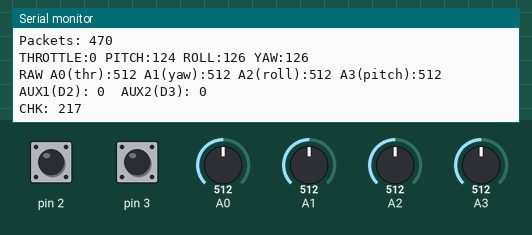
The sketch below on a simulated Arduino Uno, built with avr-gcc and run on an emulated ATmega328P. Parts: the last lines printed to the serial monitor. Inputs (shaded band) come from the test bench; at power-on: A0 = 512, A1 = 512, A2 = 512, A3 = 512, pin 2 HIGH, pin 3 HIGH. No radio packets arrive unless stated.

Above: at 1.2 s.
1.3 s: A0 set to 490
At 1.84 s:
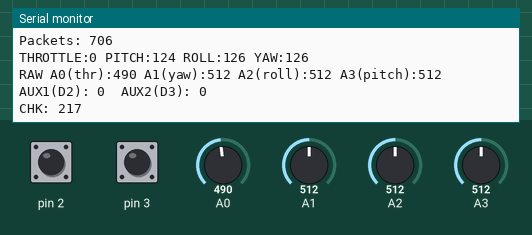
2.8 s: A1 set to 490
At 3.37 s:
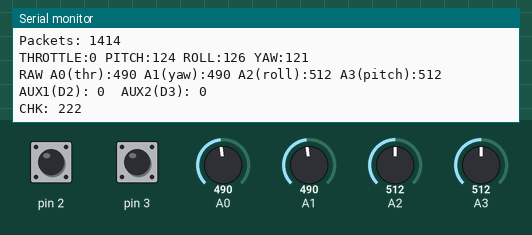
4.3 s: A2 set to 490
At 4.9 s:
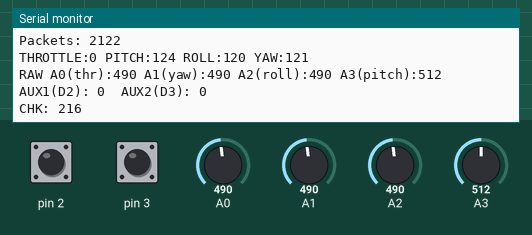
5.8 s: A3 set to 490
At 6.43 s:
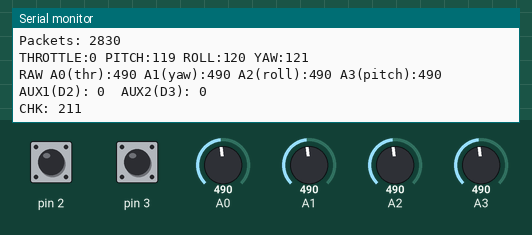
7.3 s: pin 2 pulled LOW for 1 s
At 7.96 s:
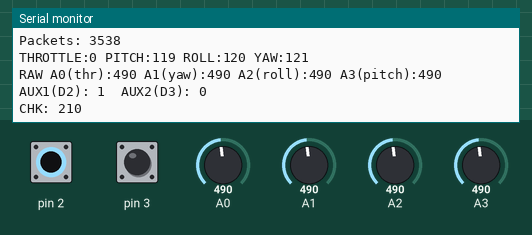
9.8 s: pin 3 pulled LOW for 1 s
Timing chart, 0 to 12.8 s (numbered marks = the images above; inputs shaded):
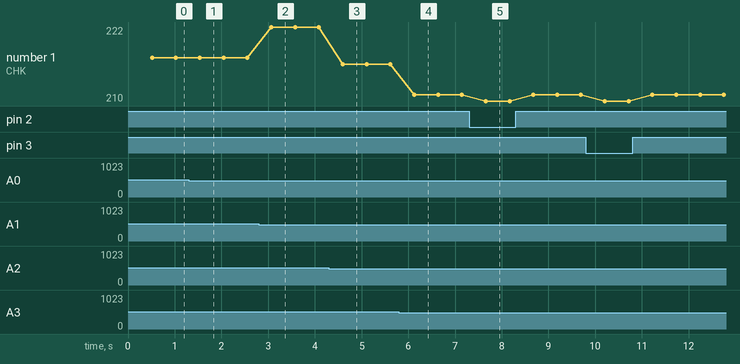

Measured:
- after the input at 1.3 s, the serial monitor: prints a new line after 0.23 s (image 1)
- after the input at 2.8 s, the serial monitor: prints a new line after 0.26 s (image 2)
- after the input at 4.3 s, the serial monitor: prints a new line after 0.29 s (image 3)
- after the input at 5.8 s, the serial monitor: prints a new line after 0.32 s (image 4)
- after the input at 7.3 s, the serial monitor: prints a new line after 0.35 s (image 5)
- plotted number 1: 217 → 222 after the input at 2.8 s, 222 → 216 after the input at 4.3 s, 216 → 211 after the input at 5.8 s

The sketch:

Horizon_Transmitter.ino
```cpp
/* ============================================================================
   PROJECT HORIZON  -  PILOT CONTROLLER  (TRANSMITTER)
   ----------------------------------------------------------------------------
   Author : Zyad Hossameldien
   Course : TEJ4M Computer Engineering - Capstone 2026
   School : Earl of March Secondary School
   ----------------------------------------------------------------------------
   Custom hand-built FPV quadcopter ground transmitter.
   Reads the two analog joysticks (throttle, yaw, roll, pitch) and two
   arm/mode switches, packs them into a compact 7-byte radio packet with an
   XOR integrity checksum, and broadcasts it over an NRF24L01 (PA+LNA) link
   to the drone's onboard receiver.

   Radio link settings must match the receiver exactly:
     - Pipe address : 0xABCDABCD71
     - Channel      : 100
     - Data rate    : 250KBPS
     - PA level     : MAX
     - CRC          : 16-bit
     - AutoAck      : OFF (one-way broadcast link)
   ============================================================================ */

#include <SPI.h>          // SPI bus - used by the NRF24 radio module
#include <nRF24L01.h>     // Low-level NRF24L01 register definitions
#include <RF24.h>         // High-level RF24 radio driver library

// Writing pipe address - MUST be identical on the receiver's reading pipe
const uint64_t pipeOut = 0xABCDABCD71LL;
RF24 radio(9, 10);        // RF24 radio: CE pin = D9, CSN pin = D10

// ---- Radio packet layout ----
// All six control values are packed as single bytes (0-255) to keep the
// packet tiny and fast. The final byte is an integrity checksum.
struct Signal {
  byte throttle;
  byte pitch;
  byte roll;
  byte yaw;
  byte aux1;
  byte aux2;
  byte checksum;   // packet integrity check
};

Signal data;

// ---- Throttle calibration (spring-centered: center = 0, push up = climb) ----
const int THR_CENTER   = 530;    // Raw analog value at the throttle stick's rest/center point
const int THR_TOP      = 1023;   // Raw analog value at the throttle stick's full-up position
const int THR_DEADBAND = 18;     // Ignore tiny movements around center to stop jitter

// Reset all controls to safe neutral values (throttle 0, sticks centered, switches off).
// Called on startup and whenever a safe default is needed.
void ResetData() {
  data.throttle = 0;
  data.pitch    = 127;
  data.roll     = 127;
  data.yaw      = 127;
  data.aux1     = 0;
  data.aux2     = 0;
  data.checksum = 0;
}

// XOR checksum with a constant salt so all-zero or all-rail packets fail
// XORs every control byte together with 0xA5. The receiver recomputes this and
// rejects the packet if it doesn't match - this is what defeated the motor-EMI
// packet corruption that was causing random disarms.
byte calcChecksum(const Signal &s) {
  return s.throttle ^ s.pitch ^ s.roll ^ s.yaw ^ s.aux1 ^ s.aux2 ^ 0xA5;
}

// Maps a raw 0-1023 analog reading to a 0-255 byte using a calibrated CENTER
// point, so the physical mechanical center of the stick maps cleanly to 127.
// Used for yaw, roll, and pitch (sticks that rest in the middle).
// 'reverse' flips the axis direction if a stick is wired/mounted backwards.
int Border_Map_Cal(int val, int lower, int middle, int upper, bool reverse) {
  val = constrain(val, lower, upper);
  int out;
  if (val < middle)
    out = map(val, lower, middle, 0, 127);
  else
    out = map(val, middle, upper, 127, 255);
  out = constrain(out, 0, 255);
  if (reverse) out = 255 - out;
  return out;
}

// Throttle anchored at center: below center -> 0, above -> 0..255 linear
// Throttle-specific mapping: anything at or below center returns 0 (motors idle),
// and travel above center scales linearly up to full throttle (255).
int ThrottleFromCenter(int val, int center, int top) {
  if (val <= center + THR_DEADBAND) return 0;
  int out = map(val, center + THR_DEADBAND, top, 0, 255);
  return constrain(out, 0, 255);
}

void setup() {
  Serial.begin(115200);
  Serial.println("=== PROJECT HORIZON TRANSMITTER ===");

  // The two switch inputs use the internal pull-up resistors, so an open
  // switch reads HIGH and a pressed switch (to GND) reads LOW.
  pinMode(2, INPUT_PULLUP);
  pinMode(3, INPUT_PULLUP);

  ResetData();

  // Bring up the radio; halt here if the module isn't detected on SPI.
  if (!radio.begin()) {
    Serial.println("RADIO FAILED");
    while (1);
  }

  // ---- Radio configuration (must mirror the receiver) ----
  radio.openWritingPipe(pipeOut);
  radio.setChannel(100);
  radio.setAutoAck(false);            // ENABLE hardware CRC + retransmit           // 3*250us delay, up to 5 retries
  radio.setDataRate(RF24_250KBPS);    // Slowest rate = best range/reliability
  radio.setPALevel(RF24_PA_MAX);      // Max transmit power (PA+LNA module)
  radio.setCRCLength(RF24_CRC_16);   // strongest CRC
  radio.stopListening();              // Transmitter only - never receives

  Serial.println("OK — A0=Throttle(center=0,up=climb) A1=Yaw A2=Roll A3=Pitch");
}

unsigned long lastPrint = 0;
unsigned long packetCount = 0;

void loop() {
  // ---- 1) Read all four analog stick axes ----
  int rawYaw      = analogRead(A1);
  int rawThrottle = analogRead(A0);
  int rawRoll     = analogRead(A2);
  int rawPitch    = analogRead(A3);

  // ---- 2) Convert raw readings into calibrated 0-255 control bytes ----
  data.yaw      = Border_Map_Cal(rawYaw,   0, 513, 1023, false);
  data.throttle = ThrottleFromCenter(rawThrottle, THR_CENTER, THR_TOP);
  data.pitch    = Border_Map_Cal(rawPitch, 0, 521, 1023, false);
  data.roll     = Border_Map_Cal(rawRoll,  0, 516, 1023, false);

  // ---- 3) Read the two switches (inverted because of INPUT_PULLUP) ----
  data.aux1 = !digitalRead(2);
  data.aux2 = !digitalRead(3);

  data.checksum = calcChecksum(data);   // compute AFTER all fields set

  // ---- 4) Broadcast the packet over the radio ----
  radio.write(&data, sizeof(Signal));
  packetCount++;

  // ---- 5) Print a status report twice a second for debugging ----
  if (millis() - lastPrint > 500) {
    Serial.println("--- TX STATUS ---");
    Serial.print("Packets: "); Serial.println(packetCount);
    Serial.print("THROTTLE:"); Serial.print(data.throttle);
    Serial.print(" PITCH:");   Serial.print(data.pitch);
    Serial.print(" ROLL:");    Serial.print(data.roll);
    Serial.print(" YAW:");     Serial.println(data.yaw);
    Serial.print("RAW A0(thr):"); Serial.print(rawThrottle);
    Serial.print(" A1(yaw):");     Serial.print(rawYaw);
    Serial.print(" A2(roll):");    Serial.print(rawRoll);
    Serial.print(" A3(pitch):");   Serial.println(rawPitch);
    Serial.print("AUX1(D2): "); Serial.print(data.aux1);
    Serial.print("  AUX2(D3): "); Serial.println(data.aux2);
    Serial.print("CHK: "); Serial.println(data.checksum);
    lastPrint = millis();
  }
}
```
